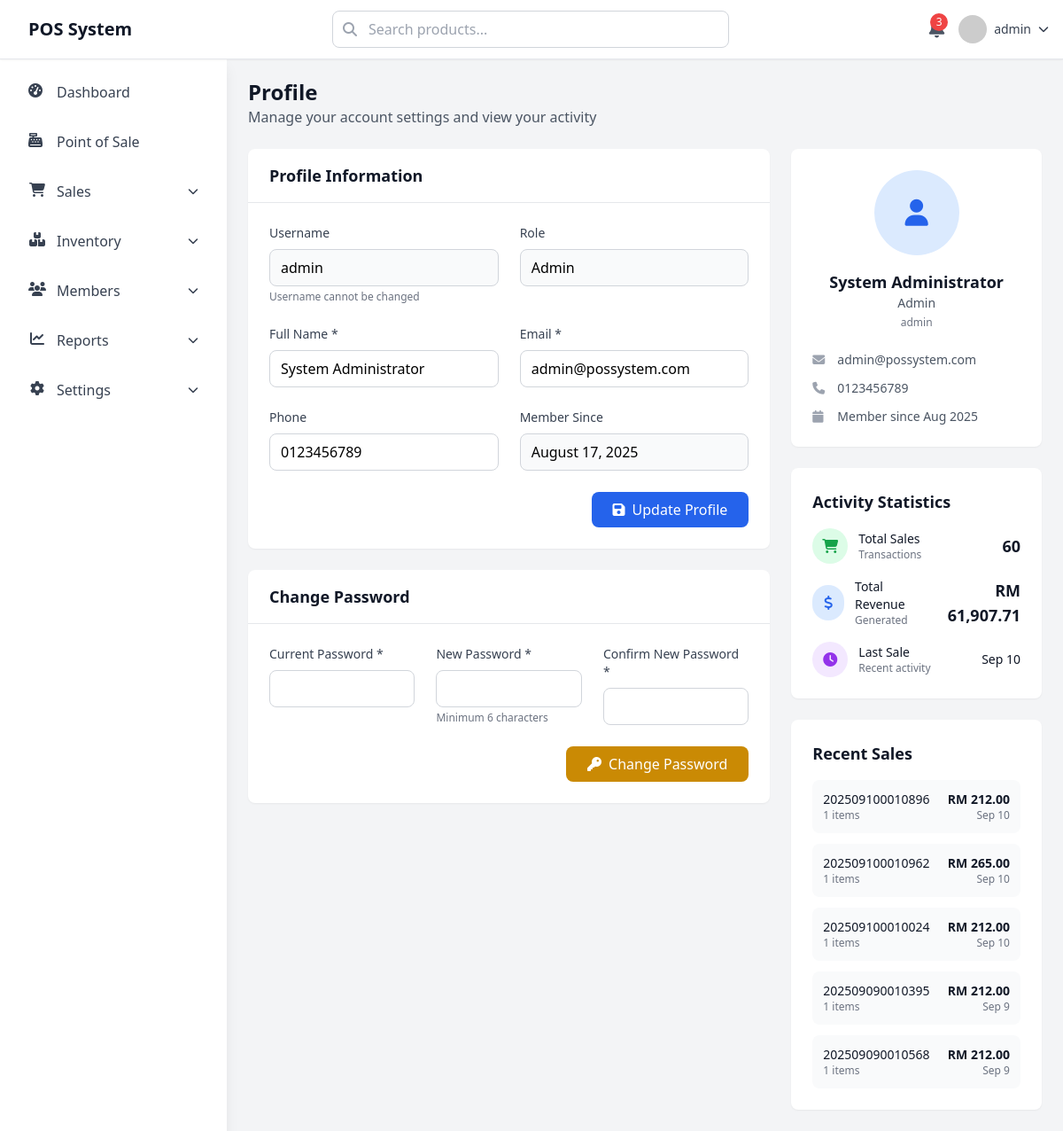
Before: /profile.php (signed in) with the older database file.
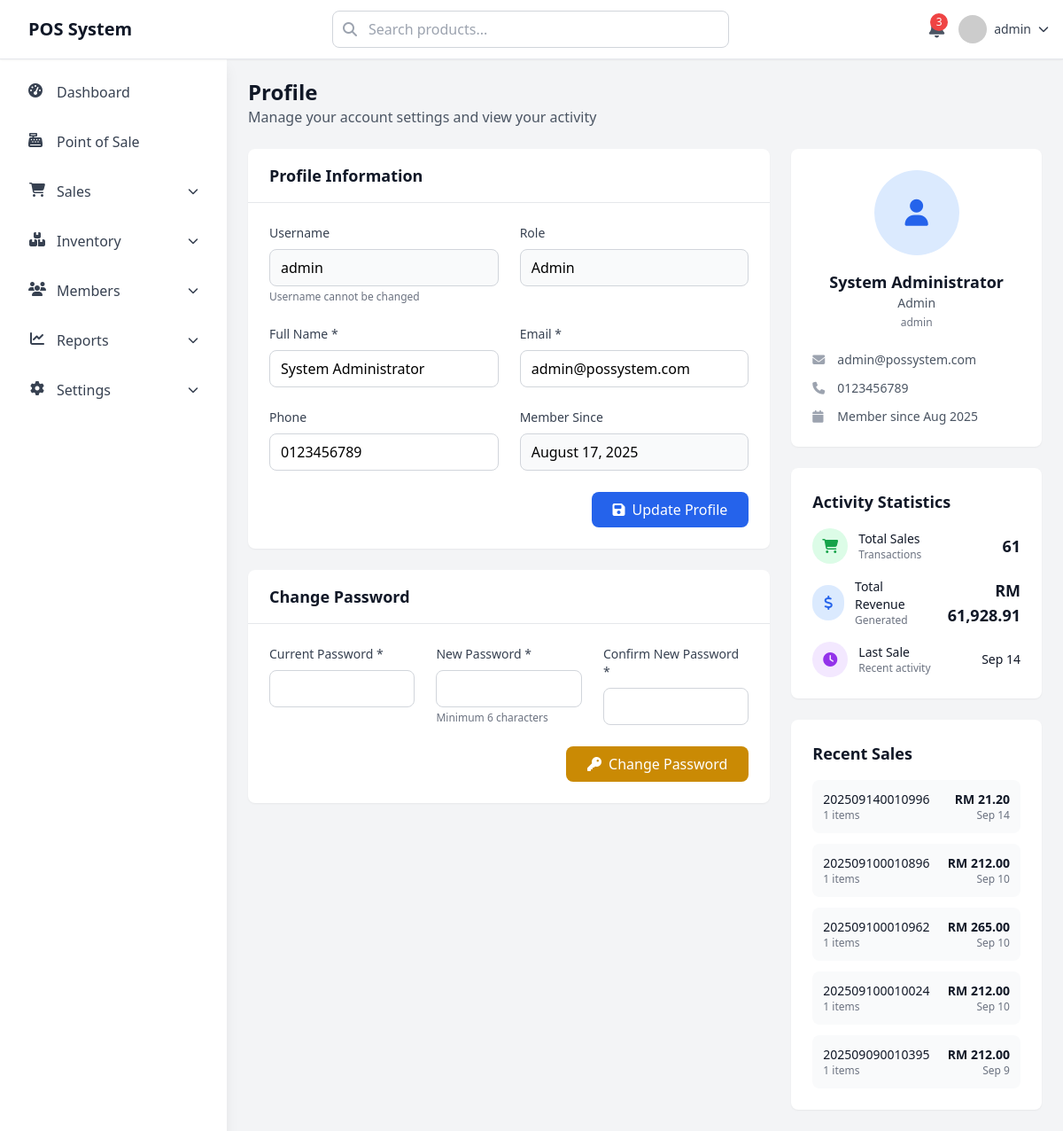
After: the same page with the newer database file.
### tables this page shows
CREATE TABLE IF NOT EXISTS `users` (
  `id` int NOT NULL AUTO_INCREMENT,
  `username` varchar(50) NOT NULL,
  `password` varchar(255) NOT NULL,
  `full_name` varchar(100) NOT NULL,
  `email` varchar(255) DEFAULT NULL,
  `phone` varchar(50) DEFAULT NULL,
  `role` enum('admin','manager','cashier') DEFAULT 'cashier',
  `is_active` tinyint(1) DEFAULT '1',
  `last_login` timestamp NULL DEFAULT NULL,
  `created_at` timestamp NULL DEFAULT CURRENT_TIMESTAMP,
  `updated_at` timestamp NULL DEFAULT CURRENT_TIMESTAMP ON UPDATE CURRENT_TIMESTAMP,
  PRIMARY KEY (`id`),
  UNIQUE KEY `username` (`username`)
);

CREATE TABLE IF NOT EXISTS `sales` (
  `id` int NOT NULL AUTO_INCREMENT,
  `invoice_number` varchar(50) NOT NULL DEFAULT '-',
  `session_id` int DEFAULT '0',
  `member_id` int DEFAULT '0',
  `user_id` int NOT NULL DEFAULT '0',
  `subtotal` decimal(10,2) NOT NULL DEFAULT '0.00',
  `discount_amount` decimal(10,2) DEFAULT '0.00',
  `tax_amount` decimal(10,2) DEFAULT '0.00',
  `total_amount` decimal(10,2) NOT NULL DEFAULT '0.00',
  `payment_method` varchar(150) DEFAULT 'cash',
  `payment_method_id` int DEFAULT '0',
  `payment_status` enum('paid','pending','refunded') DEFAULT 'paid',
  `notes` text,
  `created_at` timestamp NULL DEFAULT CURRENT_TIMESTAMP,
  `updated_at` timestamp NULL DEFAULT CURRENT_TIMESTAMP ON UPDATE CURRENT_TIMESTAMP,
  PRIMARY KEY (`id`),
  UNIQUE KEY `invoice_number` (`invoice_number`),
  KEY `session_id` (`session_id`),
  KEY `member_id` (`member_id`),
  KEY `user_id` (`user_id`),
  KEY `idx_sales_invoice` (`invoice_number`),
  KEY `idx_sales_date` (`created_at`),
  KEY `fk_sales_payment_method` (`payment_method_id`)
);

### profile.php (the view, shortened to what the rows shown need)
<?php
require_once 'include/conn.php';
$user_id = $_SESSION['user_id'];
$user_query = "SELECT * FROM users WHERE id = ?";
$stmt = mysqli_prepare($conn, $user_query);
mysqli_stmt_bind_param($stmt, 'i', $user_id);
mysqli_stmt_execute($stmt);
$user_result = mysqli_stmt_get_result($stmt);
$user = mysqli_fetch_assoc($user_result);
$recent_sales_query = "SELECT
    s.id,
    s.invoice_number,
    s.total_amount,
    s.payment_method,
    s.created_at,
    COUNT(si.id) as items_count
FROM sales s
LEFT JOIN sale_items si ON s.id = si.sale_id
WHERE s.user_id = ?
GROUP BY s.id
ORDER BY s.created_at DESC
LIMIT 5";
$stmt = mysqli_prepare($conn, $recent_sales_query);
mysqli_stmt_bind_param($stmt, 'i', $user_id);
mysqli_stmt_execute($stmt);
$recent_sales_result = mysqli_stmt_get_result($stmt);
?>
<!DOCTYPE html>
<html lang="en">
<head>
    <script src="https://cdn.tailwindcss.com"></script>
    <link rel="stylesheet" href="https://cdnjs.cloudflare.com/ajax/libs/font-awesome/6.4.0/css/all.min.css">
</head>
<body class="bg-gray-100">
    <?php include 'include/header.php'; ?>
    <div class="main-content lg:ml-64 pt-16">
        <div class="p-6">
            <div class="mb-6">
                <h1 class="text-2xl font-bold text-gray-900">Profile</h1>
            </div>
            <div class="grid grid-cols-1 lg:grid-cols-3 gap-6">
                <div class="lg:col-span-2">
                    <div class="bg-white rounded-lg shadow-sm">
                        <div class="px-6 py-4 border-b border-gray-200">
                            <h2 class="text-lg font-semibold text-gray-900">Profile Information</h2>
                        </div>
                        <div class="p-6">
                            <form method="POST" class="space-y-6">
                                <div class="grid grid-cols-1 md:grid-cols-2 gap-6">
                                    <div>
                                        <label class="block text-sm font-medium text-gray-700 mb-2">Username</label>
                                                                                <input type="text" value="<?= htmlspecialchars($user['username'] ?? '') ?>"
                                               class="w-full border border-gray-300 rounded-lg px-3 py-2 bg-gray-50"
                                               readonly>
                                        <p class="text-xs text-gray-500 mt-1">Username cannot be changed</p>
                                    </div>
                                    <div>
                                        <label class="block text-sm font-medium text-gray-700 mb-2">Role</label>
                                                                                <input type="text" value="<?= ucfirst(htmlspecialchars($user['role'] ?? '')) ?>"
                                               class="w-full border border-gray-300 rounded-lg px-3 py-2 bg-gray-50"
                                               readonly>
                                    </div>
                                    <div>
                                        <label class="block text-sm font-medium text-gray-700 mb-2">Full Name *</label>
                                        <input type="text" name="full_name" value="<?= htmlspecialchars($user['full_name'] ?? '') ?>"
                                               class="w-full border border-gray-300 rounded-lg px-3 py-2 focus:ring-2 focus:ring-blue-500 focus:border-transparent"
                                               required>
                                    </div>
                                    <div>
                                        <label class="block text-sm font-medium text-gray-700 mb-2">Email *</label>
                                        <input type="email" name="email" value="<?= htmlspecialchars($user['email'] ?? '') ?>"
                                               class="w-full border border-gray-300 rounded-lg px-3 py-2 focus:ring-2 focus:ring-blue-500 focus:border-transparent"
                                               required>
                                    </div>
                                    <div>
                                        <label class="block text-sm font-medium text-gray-700 mb-2">Phone</label>
                                        <input type="tel" name="phone" value="<?= htmlspecialchars($user['phone'] ?? '') ?>"
                                               class="w-full border border-gray-300 rounded-lg px-3 py-2 focus:ring-2 focus:ring-blue-500 focus:border-transparent">
                                    </div>
                                    <div>
                                        <label class="block text-sm font-medium text-gray-700 mb-2">Member Since</label>
                                        <input type="text" value="<?= date('F j, Y', strtotime($user['created_at'])) ?>"
                                               class="w-full border border-gray-300 rounded-lg px-3 py-2 bg-gray-50"
                                               readonly>
                                    </div>
                                </div>
                            </form>
                        </div>
                    </div>
                    <div class="bg-white rounded-lg shadow-sm mt-6">
                        <div class="px-6 py-4 border-b border-gray-200">
                            <h2 class="text-lg font-semibold text-gray-900">Change Password</h2>
                        </div>
                    </div>
                </div>
                <div class="space-y-6">
                    <div class="bg-white rounded-lg shadow-sm p-6">
                        <div class="text-center">
                            <div class="w-24 h-24 mx-auto mb-4 rounded-full bg-blue-100 flex items-center justify-center">
                                <i class="fas fa-user text-3xl text-blue-600"></i>
                            </div>
                            <h3 class="text-lg font-semibold text-gray-900"><?= htmlspecialchars($user['full_name'] ?? '') ?></h3>
                            <p class="text-sm text-gray-600"><?= ucfirst(htmlspecialchars($user['role'] ?? '')) ?></p>
                            <p class="text-xs text-gray-500 mt-1"><?= htmlspecialchars($user['username'] ?? '') ?></p>
                        </div>
                        <div class="mt-6 space-y-3">
                            <div class="flex items-center text-sm">
                                <i class="fas fa-envelope text-gray-400 w-4 mr-3"></i>
                                <span class="text-gray-600"><?= htmlspecialchars($user['email'] ?? '') ?></span>
                            </div>
                            <?php if ($user['phone']): ?>
                                <div class="flex items-center text-sm">
                                    <i class="fas fa-phone text-gray-400 w-4 mr-3"></i>
                                    <span class="text-gray-600"><?= htmlspecialchars($user['phone'] ?? '') ?></span>
                                </div>
                            <?php endif; ?>
                            <div class="flex items-center text-sm">
                                <i class="fas fa-calendar text-gray-400 w-4 mr-3"></i>
                                <span class="text-gray-600">Member since <?= date('M Y', strtotime($user['created_at'])) ?></span>
                            </div>
                        </div>
                    </div>
                    <div class="bg-white rounded-lg shadow-sm p-6">
                        <?php if ($recent_sales_result && mysqli_num_rows($recent_sales_result) > 0): ?>
                            <div class="space-y-3">
                                <?php while ($sale = mysqli_fetch_assoc($recent_sales_result)): ?>
                                    <div class="flex items-center justify-between p-3 bg-gray-50 rounded-lg">
                                        <div>
                                            <p class="text-sm font-medium text-gray-900"><?= htmlspecialchars($sale['invoice_number']) ?></p>
                                            <p class="text-xs text-gray-500"><?= $sale['items_count'] ?> items</p>
                                        </div>
                                        <div class="text-right">
                                            <p class="text-sm font-bold text-gray-900">RM <?= number_format($sale['total_amount'], 2) ?></p>
                                            <p class="text-xs text-gray-500"><?= date('M j', strtotime($sale['created_at'])) ?></p>
                                        </div>
                                    </div>
                                <?php endwhile; ?>
                            </div>
                        <?php else: ?>
                            <p class="text-gray-500 text-center py-4">No recent sales</p>
                        <?php endif; ?>
                    </div>
                </div>
            </div>
        </div>
    </div>
</body>
</html>

Changed rows visible on the page:
no longer on this page (row unchanged): sales: invoice_number "202509090010568", items_count "1", total_amount "212.00", created_at "Sep 9"
added sales: invoice_number "202509140010996", items_count "1", total_amount "21.20", created_at "Sep 14"
Other visible differences:
$activity_data['total_sales']: "60" → "61"
$activity_data['total_revenue']: "61,907.71" → "61,928.91"
date('M j', strtotime($activity_data['last_sale_date'])): "Sep 10" → "Sep 14"
